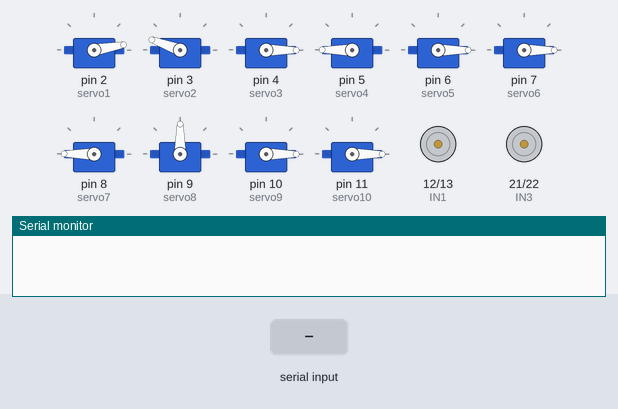
The sketch below on a simulated Arduino Mega 2560, built with avr-gcc and run on an emulated ATmega2560. On the bench: 10 × servo, motor-driver pin pairs drawn as motors (green arrow = first pin HIGH = forward, orange = second pin HIGH = backward, longer = more drive), the last lines printed to the serial monitor. The test bench sets the inputs (shaded band).

Above: at 1.2 s.
1.3 s: "FORWARD" received over Serial
At 2.6 s:
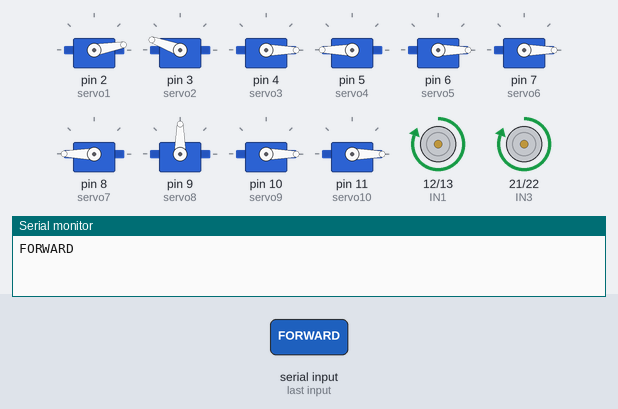
3.1 s: "BACK" received over Serial
At 4.5 s:
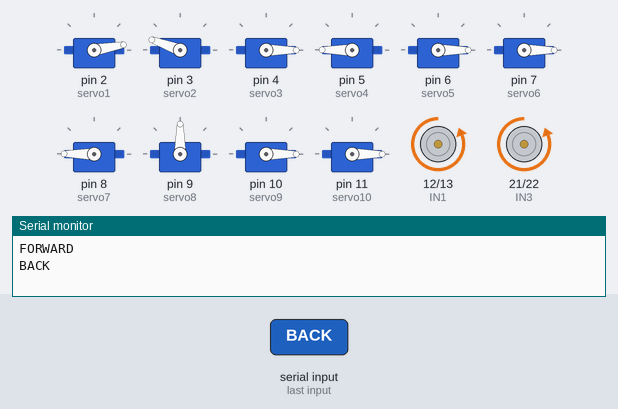
4.8 s: "LEFT" received over Serial
At 5.7 s:
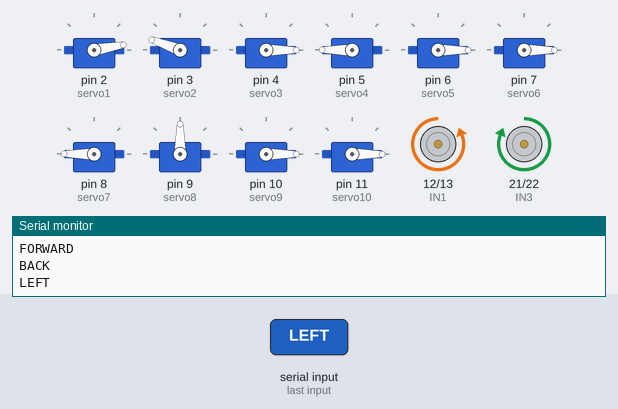
6.5 s: "RIGHT" received over Serial
At 7.7 s:
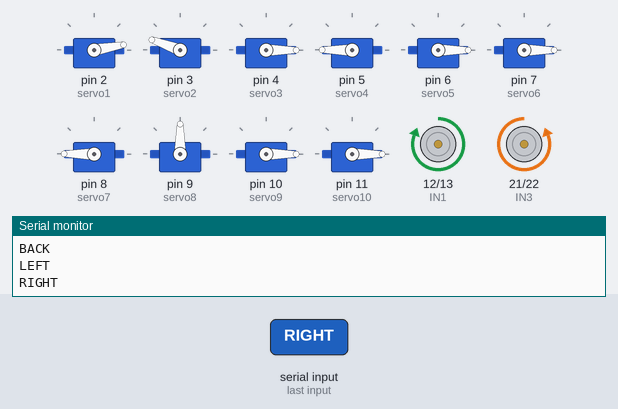
8.2 s: "STOP" received over Serial
At 9.6 s:
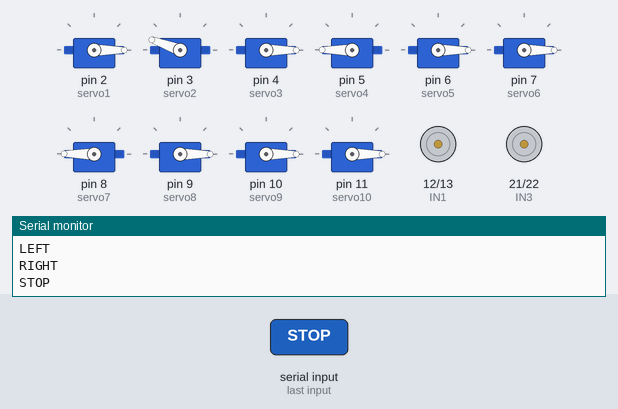
9.9 s: "HANDSUP" received over Serial
At 11.5 s:
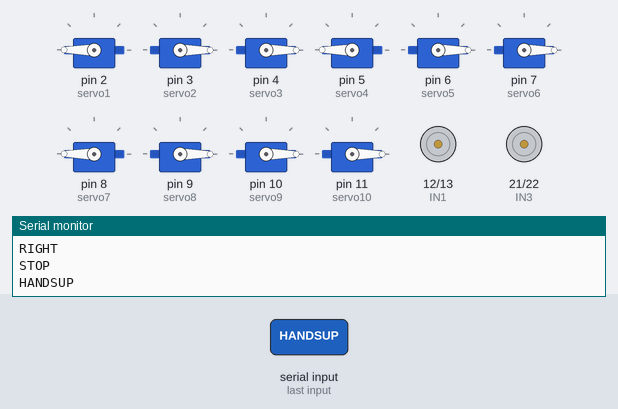
Timing chart, 0 to 12.7 s (numbered marks = the images above; inputs shaded):
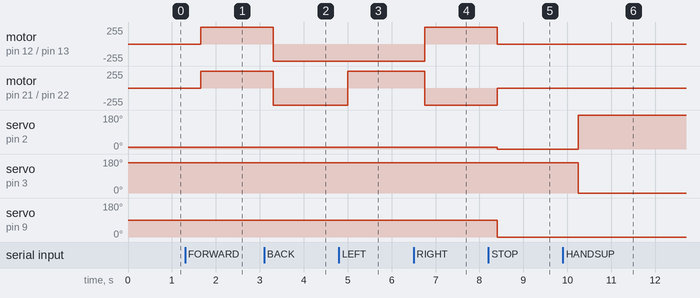

Measured:
- after the input at 1.3 s, motor on pin 12 (IN1) / pin 13 (IN2), motor on pin 21 (IN3) / pin 22 (IN4): stopped → forward 255/255 after 0.35 s
- after the input at 3.1 s, motor on pin 12 (IN1) / pin 13 (IN2), motor on pin 21 (IN3) / pin 22 (IN4): forward 255/255 → backward 255/255 after 0.20 s
- after the input at 4.8 s, motor on pin 21 (IN3) / pin 22 (IN4): backward 255/255 → forward 255/255 after 0.20 s
- after the input at 6.5 s, motor on pin 12 (IN1) / pin 13 (IN2): backward 255/255 → forward 255/255 after 0.25 s; motor on pin 21 (IN3) / pin 22 (IN4): forward 255/255 → backward 255/255 after 0.25 s
- after the input at 8.2 s, motor on pin 12 (IN1) / pin 13 (IN2): forward 255/255 → stopped after 0.20 s; motor on pin 21 (IN3) / pin 22 (IN4): backward 255/255 → stopped after 0.20 s; servo on pin 2 (servo1): 10° → 0° after 0.20 s; servo on pin 9 (servo8): 90° → 0° after 0.20 s
- after the input at 9.9 s, servo on pin 2 (servo1): 0° → 180° after 0.35 s; servo on pin 3 (servo2): 160° → 0° after 0.35 s

The sketch:

SECRET_PROJECT.ino
```cpp
#include <Servo.h>
Servo servo1;
Servo servo2;
Servo servo3;
Servo servo4;
Servo servo5;
Servo servo6;
Servo servo7;
Servo servo8;
Servo servo9;
Servo servo10;
String readString;
const int IN1 = 12;
const int IN2 = 13;
const int IN3 = 21;
const int IN4 = 22;

void setup() {
   Serial.begin(9600);
   servo1.attach(2);
   servo2.attach(3);
   servo3.attach(4);
   servo4.attach(5);
   servo5.attach(6);
   servo6.attach(7);
   servo7.attach(8);
   servo8.attach(9);
   servo9.attach(10);
   servo10.attach(11);
    servo1.write(10);
   servo2.write(160);
   servo3.write(0);
   servo4.write(180);
   servo5.write(0);
   servo6.write(0);
   servo7.write(180);
   servo8.write(90);
   servo9.write(0);
   servo10.write(0);
   pinMode (IN1, OUTPUT);
  pinMode (IN2, OUTPUT);
  pinMode (IN3, OUTPUT);
  pinMode (IN4, OUTPUT);

}

void loop() {
 while(Serial.available()){
    delay(50);
    char c=Serial.read();
    readString+=c;
  }
  if(readString.length()>0){
    Serial.println(readString);

    /*To run the motor, call run(direction) where direction is FORWARD, BACKWARD or RELEASE.*/
    if (readString =="FORWARD"){
  digitalWrite(IN1, HIGH);
  digitalWrite(IN2, LOW);
  digitalWrite(IN3, HIGH);
  digitalWrite(IN4, LOW);
    }

    if (readString =="BACK"){
  digitalWrite(IN1, LOW);
  digitalWrite(IN2, HIGH);
  digitalWrite(IN3, LOW);
  digitalWrite(IN4, HIGH);
    }

    if (readString =="LEFT"){
  digitalWrite(IN1, LOW);
  digitalWrite(IN2, HIGH);
  digitalWrite(IN3, HIGH);
  digitalWrite(IN4, LOW);
    }

    if (readString =="RIGHT"){
  digitalWrite(IN1, HIGH);
  digitalWrite(IN2, LOW);
  digitalWrite(IN3, LOW);
  digitalWrite(IN4, HIGH);
    }

    if (readString =="STOP"){
   digitalWrite(IN1, LOW);
  digitalWrite(IN2, LOW);
  digitalWrite(IN3, LOW);
  digitalWrite(IN4, LOW);
   servo1.write(0);
   servo2.write(160);
   servo3.write(0);
   servo4.write(180);
   servo5.write(0);
   servo6.write(0);
   servo7.write(180);
   servo8.write(0);
   servo9.write(0);
   servo10.write(0);
    }
     if (readString =="NAME"){
     servo8.write(0);
     delay(15);
     servo8.write(90);
     delay(15);
    }
     if (readString =="HANDSUP"){
     servo1.write(180);
     servo2.write(0);
    }

    if (readString == "HANDSDOWN"){
      servo1.write(10);
      servo2.write(160);
    }

    if (readString == "TYR"){
      servo7.write(175);

    }
    if (readString == "TYL"){
     servo7.write(0);

    }

    if (readString == "TYU"){
      servo8.write(175);

    }
    if (readString == "TYD"){
     servo8.write(0);

    }
    if (readString == "ELBOW"){

    servo5.write(50);
    servo6.write(50);
    }

    readString="";
  }
}
```
